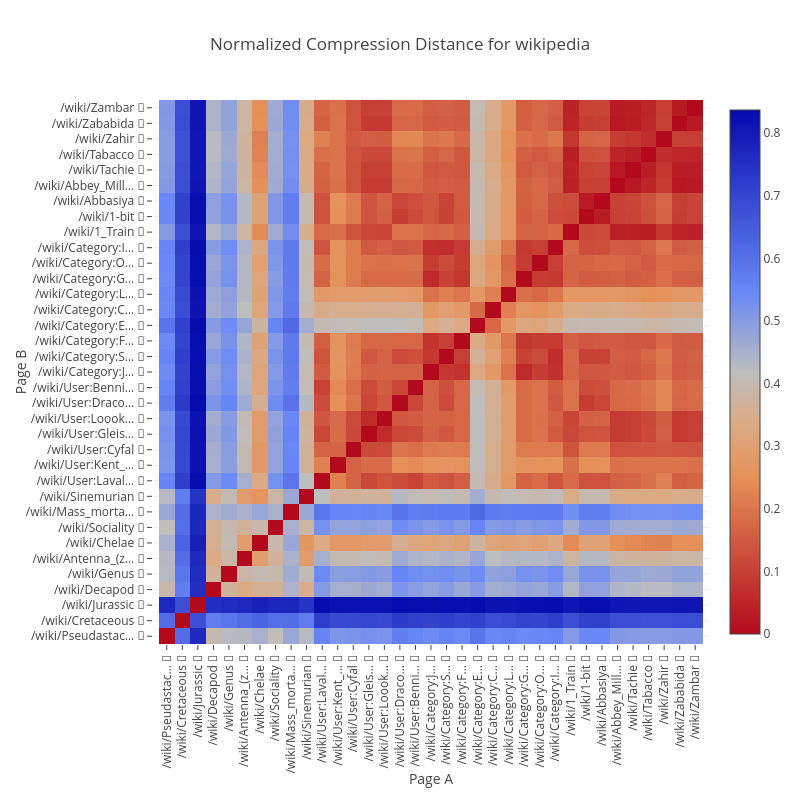

Notebook code cell kept with this figure:
### Code cell
benchmarks::bench_tests::distance_matrix::heatmap(&zstd, "wikipedia")

### Figure 1 — Plotly figure (JSON) as saved in the notebook; plotly's stock layout.template omitted (floating-point values rounded to 4 significant figures; data arrays with more than 128 entries replaced by an {"elided": "..."} marker saying what was removed)
{"data": [{"reversescale": true, "type": "heatmap", "x": ["/wiki/Pseudastac… 📄", "/wiki/Cretaceous 📄", "/wiki/Jurassic 📄", "/wiki/Decapod 📄", "/wiki/Genus 📄", "/wiki/Antenna_(z… 📄", "/wiki/Chelae 📄", "/wiki/Sociality 📄", "/wiki/Mass_morta… 📄", "/wiki/Sinemurian 📄", "/wiki/User:Laval… 👤", "/wiki/User:Kent_… 👤", "/wiki/User:Laval… 👤", "/wiki/User:Cyfal 👤", "/wiki/User:Gleis… 👤", "/wiki/User:Loook… 👤", "/wiki/User:Draco… 👤", "/wiki/User:Benni… 👤", "/wiki/Category:J… 📂", "/wiki/Category:S… 📂", "/wiki/Category:F… 📂", "/wiki/Category:E… 📂", "/wiki/Category:C… 📂", "/wiki/Category:L… 📂", "/wiki/Category:G… 📂", "/wiki/Category:G… 📂", "/wiki/Category:O… 📂", "/wiki/Category:I… 📂", "/wiki/1_Train 🤔", "/wiki/1-bit 🤔", "/wiki/Abbasiya 🤔", "/wiki/Abbey_Mill… 🤔", "/wiki/Tachie 🤔", "/wiki/Tabacco 🤔", "/wiki/Zahir 🤔", "/wiki/Zababida 🤔", "/wiki/Zambar 🤔"], "y": ["/wiki/Pseudastac… 📄", "/wiki/Cretaceous 📄", "/wiki/Jurassic 📄", "/wiki/Decapod 📄", "/wiki/Genus 📄", "/wiki/Antenna_(z… 📄", "/wiki/Chelae 📄", "/wiki/Sociality 📄", "/wiki/Mass_morta… 📄", "/wiki/Sinemurian 📄", "/wiki/User:Laval… 👤", "/wiki/User:Kent_… 👤", "/wiki/User:Laval… 👤", "/wiki/User:Cyfal 👤", "/wiki/User:Gleis… 👤", "/wiki/User:Loook… 👤", "/wiki/User:Draco… 👤", "/wiki/User:Benni… 👤", "/wiki/Category:J… 📂", "/wiki/Category:S… 📂", "/wiki/Category:F… 📂", "/wiki/Category:E… 📂", "/wiki/Category:C… 📂", "/wiki/Category:L… 📂", "/wiki/Category:G… 📂", "/wiki/Category:G… 📂", "/wiki/Category:O… 📂", "/wiki/Category:I… 📂", "/wiki/1_Train 🤔", "/wiki/1-bit 🤔", "/wiki/Abbasiya 🤔", "/wiki/Abbey_Mill… 🤔", "/wiki/Tachie 🤔", "/wiki/Tabacco 🤔", "/wiki/Zahir 🤔", "/wiki/Zababida 🤔", "/wiki/Zambar 🤔"], "z": {"elided": "37x37 float values"}}], "layout": {"height": 800, "title": {"text": "Normalized Compression Distance for wikipedia"}, "width": 800, "xaxis": {"automargin": true, "side": "bottom", "tickangle": -90, "ticktext": ["/wiki/Pseudastac… 📄", "/wiki/Cretaceous 📄", "/wiki/Jurassic 📄", "/wiki/Decapod 📄", "/wiki/Genus 📄", "/wiki/Antenna_(z… 📄", "/wiki/Chelae 📄", "/wiki/Sociality 📄", "/wiki/Mass_morta… 📄", "/wiki/Sinemurian 📄", "/wiki/User:Laval… 👤", "/wiki/User:Kent_… 👤", "/wiki/User:Laval… 👤", "/wiki/User:Cyfal 👤", "/wiki/User:Gleis… 👤", "/wiki/User:Loook… 👤", "/wiki/User:Draco… 👤", "/wiki/User:Benni… 👤", "/wiki/Category:J… 📂", "/wiki/Category:S… 📂", "/wiki/Category:F… 📂", "/wiki/Category:E… 📂", "/wiki/Category:C… 📂", "/wiki/Category:L… 📂", "/wiki/Category:G… 📂", "/wiki/Category:G… 📂", "/wiki/Category:O… 📂", "/wiki/Category:I… 📂", "/wiki/1_Train 🤔", "/wiki/1-bit 🤔", "/wiki/Abbasiya 🤔", "/wiki/Abbey_Mill… 🤔", "/wiki/Tachie 🤔", "/wiki/Tabacco 🤔", "/wiki/Zahir 🤔", "/wiki/Zababida 🤔", "/wiki/Zambar 🤔"], "title": {"text": "Page A"}}, "yaxis": {"automargin": true, "scaleanchor": "x", "ticktext": ["/wiki/Pseudastac… 📄", "/wiki/Cretaceous 📄", "/wiki/Jurassic 📄", "/wiki/Decapod 📄", "/wiki/Genus 📄", "/wiki/Antenna_(z… 📄", "/wiki/Chelae 📄", "/wiki/Sociality 📄", "/wiki/Mass_morta… 📄", "/wiki/Sinemurian 📄", "/wiki/User:Laval… 👤", "/wiki/User:Kent_… 👤", "/wiki/User:Laval… 👤", "/wiki/User:Cyfal 👤", "/wiki/User:Gleis… 👤", "/wiki/User:Loook… 👤", "/wiki/User:Draco… 👤", "/wiki/User:Benni… 👤", "/wiki/Category:J… 📂", "/wiki/Category:S… 📂", "/wiki/Category:F… 📂", "/wiki/Category:E… 📂", "/wiki/Category:C… 📂", "/wiki/Category:L… 📂", "/wiki/Category:G… 📂", "/wiki/Category:G… 📂", "/wiki/Category:O… 📂", "/wiki/Category:I… 📂", "/wiki/1_Train 🤔", "/wiki/1-bit 🤔", "/wiki/Abbasiya 🤔", "/wiki/Abbey_Mill… 🤔", "/wiki/Tachie 🤔", "/wiki/Tabacco 🤔", "/wiki/Zahir 🤔", "/wiki/Zababida 🤔", "/wiki/Zambar 🤔"], "title": {"text": "Page B"}}}}
